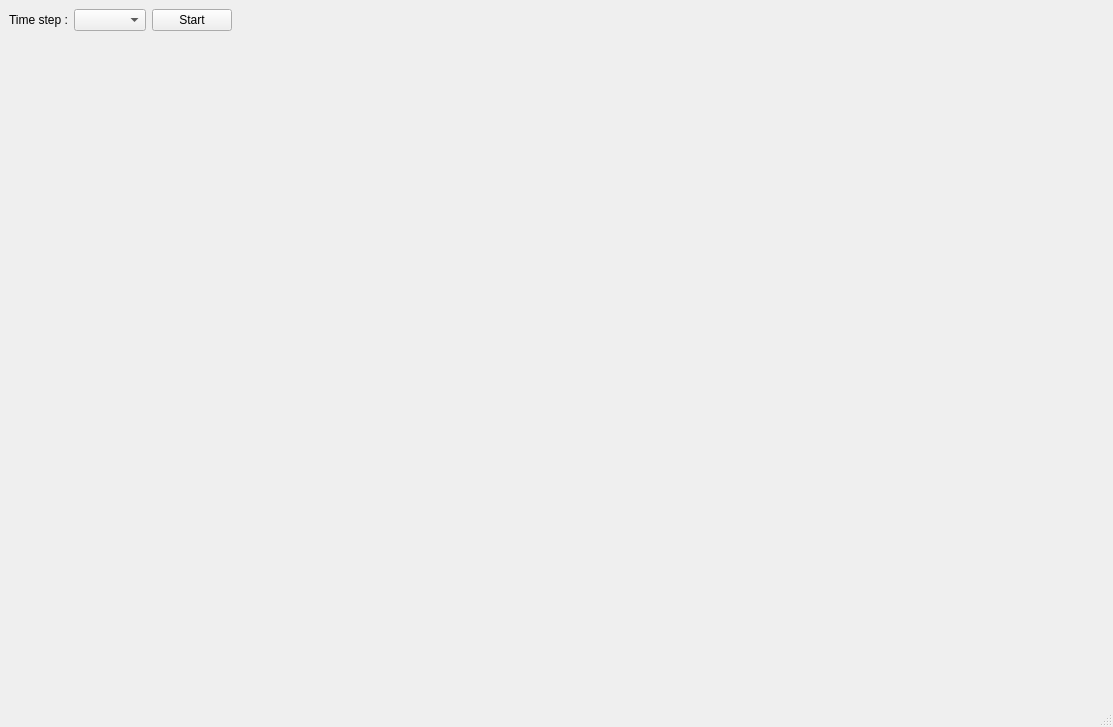
<?xml version="1.0" encoding="UTF-8"?>
<ui version="4.0">
 <class>MainWindow</class>
 <widget class="QMainWindow" name="MainWindow">
  <property name="geometry">
   <rect>
    <x>0</x>
    <y>0</y>
    <width>1113</width>
    <height>727</height>
   </rect>
  </property>
  <property name="windowTitle">
   <string>MainWindow</string>
  </property>
  <widget class="QWidget" name="centralwidget">
   <layout class="QVBoxLayout" name="verticalLayout">
    <item>
     <layout class="QHBoxLayout" name="horizontalLayout_2">
      <item>
       <widget class="QLabel" name="label">
        <property name="text">
         <string>Time step :</string>
        </property>
       </widget>
      </item>
      <item>
       <widget class="QComboBox" name="comboBox">
        <property name="sizePolicy">
         <sizepolicy hsizetype="Maximum" vsizetype="Fixed">
          <horstretch>0</horstretch>
          <verstretch>0</verstretch>
         </sizepolicy>
        </property>
       </widget>
      </item>
      <item>
       <widget class="QPushButton" name="btnStart">
        <property name="sizePolicy">
         <sizepolicy hsizetype="Maximum" vsizetype="Fixed">
          <horstretch>0</horstretch>
          <verstretch>0</verstretch>
         </sizepolicy>
        </property>
        <property name="text">
         <string>Start</string>
        </property>
        <property name="checkable">
         <bool>true</bool>
        </property>
        <property name="checked">
         <bool>false</bool>
        </property>
       </widget>
      </item>
      <item>
       <spacer name="horizontalSpacer">
        <property name="orientation">
         <enum>Qt::Horizontal</enum>
        </property>
        <property name="sizeType">
         <enum>QSizePolicy::Expanding</enum>
        </property>
        <property name="sizeHint" stdset="0">
         <size>
          <width>40</width>
          <height>20</height>
         </size>
        </property>
       </spacer>
      </item>
     </layout>
    </item>
    <item>
     <widget class="QCustomPlot" name="plot" native="true">
      <property name="sizePolicy">
       <sizepolicy hsizetype="Preferred" vsizetype="Preferred">
        <horstretch>0</horstretch>
        <verstretch>0</verstretch>
       </sizepolicy>
      </property>
     </widget>
    </item>
   </layout>
  </widget>
  <widget class="QMenuBar" name="menubar">
   <property name="geometry">
    <rect>
     <x>0</x>
     <y>0</y>
     <width>1113</width>
     <height>25</height>
    </rect>
   </property>
  </widget>
  <widget class="QStatusBar" name="statusbar"/>
 </widget>
 <customwidgets>
  <customwidget>
   <class>QCustomPlot</class>
   <extends>QWidget</extends>
   <header>qcustomplot.h</header>
   <container>1</container>
  </customwidget>
 </customwidgets>
 <resources/>
 <connections/>
</ui>
